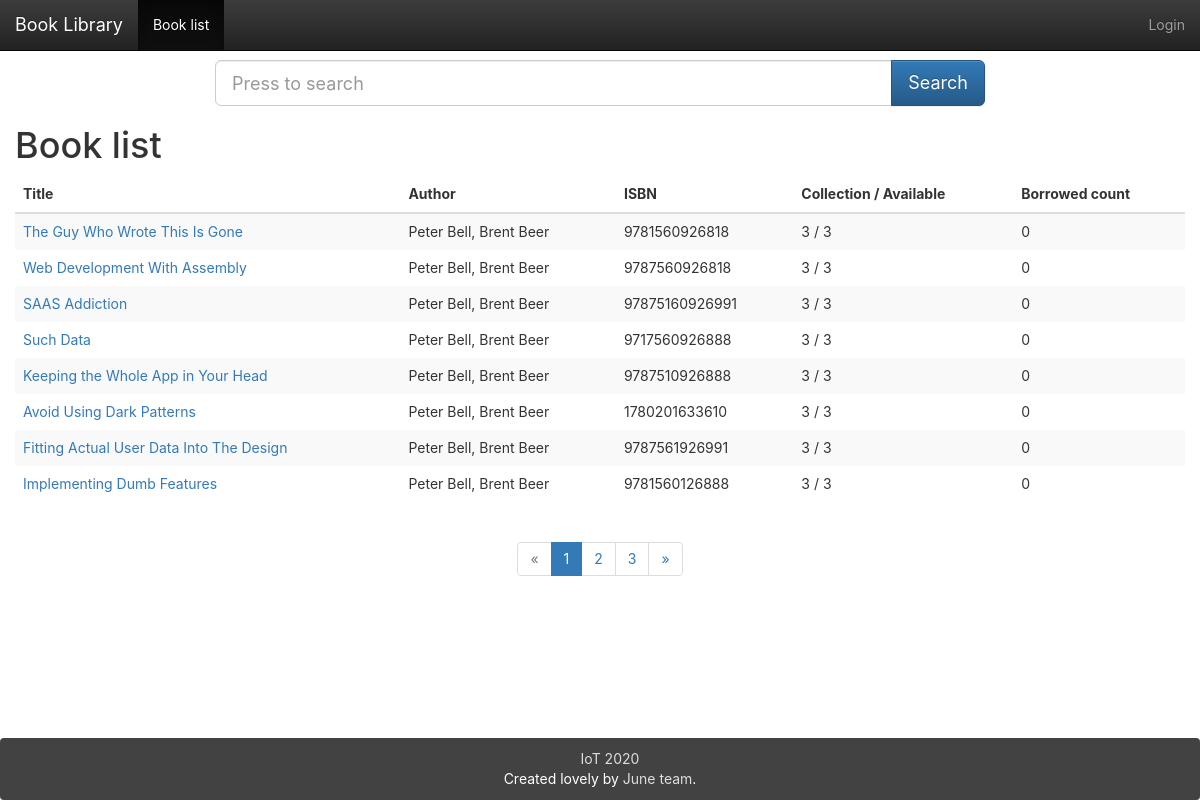
The page /books/ on the database as committed earlier.
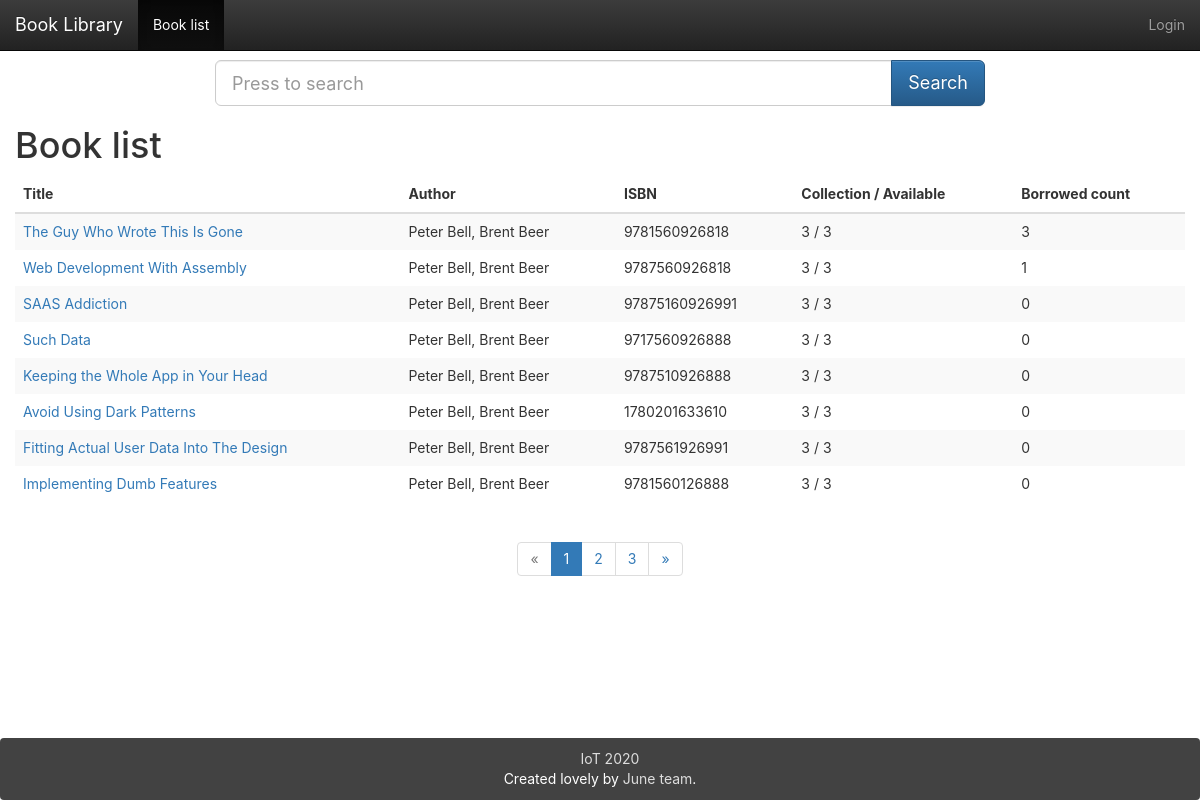
The same page on the database as committed later.
### app/models.py (models this page shows, shortened)
class Book(db.Model):
    __tablename__ = 'books'
    id = db.Column(db.Integer, primary_key=True)
    isbn = db.Column(db.String(16), unique=True)
    title = db.Column(db.String(128))
    origin_title = db.Column(db.String(128))
    subtitle = db.Column(db.String(128))
    author = db.Column(db.String(128))
    translator = db.Column(db.String(64))
    publisher = db.Column(db.String(64))
    image = db.Column(db.String(128))
    pubdate = db.Column(db.String(32))
    pages = db.Column(db.Integer)
    price = db.Column(db.String(16))
    binding = db.Column(db.String(16))
    numbers = db.Column(db.Integer, default=5)
    summary = db.deferred(db.Column(db.Text, default=""))
    summary_html = db.deferred(db.Column(db.Text))
    catalog = db.deferred(db.Column(db.Text, default=""))
    catalog_html = db.deferred(db.Column(db.Text))
    hidden = db.Column(db.Boolean, default=0)
    transactions = db.relationship('Transaction',
                           backref=db.backref('book', lazy='joined'),
                           lazy='dynamic',
                           cascade='all, delete-orphan')
    logs = db.relationship('Log',
                           backref=db.backref('book', lazy='joined'),
                           lazy='dynamic',
                           cascade='all, delete-orphan')
    comments = db.relationship('Comment', backref='book',
                               lazy='dynamic',
                               cascade='all, delete-orphan')
    @property
    def tags_string(self):
        return ",".join([tag.name for tag in self.tags.all()])
    def can_borrow_number(self):
        return self.numbers - Log.query.filter_by(book_id=self.id, returned=0).count()

### app/main/book/views.py (the view)
@book.route('/')
def index():
    search_word = request.args.get('search', None)
    search_form = SearchForm()
    page = request.args.get('page', 1, type=int)
    the_books = Book.query
    if not current_user.can(Permission.UPDATE_BOOK_INFORMATION):
        the_books = Book.query.filter_by(hidden=0)
    if search_word:
        search_word = search_word.strip()
        the_books = the_books.filter(db.or_(
            Book.title.ilike(u"%%%s%%" % search_word), Book.author.ilike(u"%%%s%%" % search_word), Book.isbn.ilike(
                u"%%%s%%" % search_word), Book.tags.any(Tag.name.ilike(u"%%%s%%" % search_word)), Book.subtitle.ilike(
                u"%%%s%%" % search_word))).outerjoin(Log).group_by(Book.id).order_by(db.func.count(Log.id).desc())
        search_form.search.data = search_word
    else:
        the_books = Book.query.order_by(Book.id.desc())
    pagination = the_books.paginate(page, per_page=8)
    result_books = pagination.items
    return render_template("book.html", books=result_books, pagination=pagination, search_form=search_form,
                           title=u"Book list")

### app/main/book/forms.py
class SearchForm(FlaskForm):
    search = StringField(validators=[DataRequired()])
    submit = SubmitField(u"Search")

### app/main/index/views.py (called while the page is built)
@main.app_context_processor
def inject_permissions():
    return dict(Permission=Permission)

### app/models.py (called while the page is built)
    def can(self, permissions):
        return False

### app/main/book/templates/book.html (shortened to what this page needs)
{% extends "base.html" %}
{% from "bootstrap/pagination.html" import render_pagination %}
{% import "bootstrap/wtf.html" as wtf %}
{% block mycontent %}
    <div class="row">
        <div class="col-sm-8 col-sm-offset-2">
            <form class="form form-horizontal" method="get">
                <div class="input-group  input-group-lg">
                    {{ search_form.search(placeholder="Press to search",class_="form-control") }}
                <span class="input-group-btn">
                    <input class="btn btn-primary" id="submit" name="submit" type="submit" value="Search">
                </span>
                </div>
            </form>
        </div>
    </div>
    <h1>{{ title }}</h1>
    <table class="table table-striped table-hover">
        <thead>
        <tr>
            <th>Title</th>
            <th class="hidden-xs">Author</th>
            <th class="hidden-xs">ISBN</th>
            <th class="hidden-xs">Collection / Available</th>
            <th class="hidden-xs">Borrowed count</th>
        </tr>
        </thead>
        <tbody>
        {%- for book in books -%}
            <tr class="{% if book.hidden %}danger{% endif %} animated fadeIn delay-{{ loop.index0 }}">
                <td><a href="{{ url_for('book.detail',book_id=book.id) }}">{{ book.title }}</a>
                </td>
                <td class="hidden-xs">{{ book.author }}</td>
                <td class="hidden-xs">{{ book.isbn }}</td>
                <td class="hidden-xs">{{ book.numbers }} / {{ book.can_borrow_number() }}</td>
                <td class="hidden-xs">{{ book.logs.count() }}</td>
            </tr>
        {%- endfor -%}
        </tbody>
    </table>
    {% if pagination and pagination.pages > 1 %}
        <div class="container-fluid text-center">
            {{ render_pagination(pagination) }}
        </div>
    {% endif %}
{%- endblock -%}

### app/templates/base.html (shortened to what this page needs)
{%- extends "bootstrap/base.html" -%}
{%- from 'bootstrap/utils.html' import flashed_messages,icon -%}
{%- block styles -%}
    <link href="{{ url_for('static',filename='css/bootstrap.min.css') }}" rel="stylesheet">
    <link href="{{ url_for('static',filename='css/bootstrap-theme.min.css') }}" rel="stylesheet">
    <link href="{{ url_for('static',filename='css/main.css') }}" rel="stylesheet">
{%- endblock -%}
{%- block body_attribs %} class="Site"{%- endblock -%}
{%- block navbar -%}
    <nav class="navbar  navbar-inverse navbar-fixed-top">
        <div class="container-fluid">
            <div class="navbar-header">
                <a class="navbar-brand" href="{{ url_for('main.index') }}">Book Library</a>
            </div>
            <div class="collapse navbar-collapse" id="bs-example-navbar-collapse-1">
                <ul class="nav navbar-nav">
                    <li {%- if request.path == url_for('book.index') %} class="active"{%- endif -%} ><a
                            href="{{ url_for('book.index') }}">Book list</a></li>
                </ul>
                <ul class="nav navbar-nav navbar-right">
                    {%- if current_user.is_authenticated -%}
                        <li {% if request.path == url_for('user.detail',user_id=current_user.id) -%}
                            class="active"{%- endif -%} >
                            <a href="{{ url_for('user.detail',user_id=current_user.id) }}">{{ current_user.name }}</a>
                        </li>
                        <li><a href="{{ url_for('auth.logout') }}">Logout</a></li>
                    {%- else -%}
                        <li><a href="{{ url_for('auth.login') }}">Login</a></li>
                    {%- endif -%}
                </ul>
            </div>
        </div>
    </nav>
{%- endblock -%}
{%- block content -%}
    <main class="container-fluid Site-content">
        {%- block mycontent -%}{%- endblock -%}
    </main>
    <footer class="panel panel-inverse">
        <div id="site-footer-content">
            <div><a href="https://github.com/falsefox13/Library" target="_blank"><span
                    class="icon icon--github"><svg
                    viewBox="0 0 16 16">
                </svg></span><span class="username"> IoT 2020 </span></a></div>
            <span class="line-wrap">Created lovely by <a href="https://github.com/falsefox13/Library">June team</a>.</span>
        </div>
    </footer>
{%- endblock -%}

### app/static/css/main.css (style rules this page uses)
html, body { height: 100%; width: 100%; margin: 0; padding: 0; }
.Site { display: -webkit-box; display: -moz-box; display: -ms-flexbox; display: -webkit-flex; display: flex; flex-direction: column; }
.Site-content { -webkit-box-flex: 1 0 auto; -moz-box-flex: 1 0 auto; -webkit-flex: 1 0 auto; -ms-flex: 1 0 auto; flex: 1 0 auto; width: 100%; margin-top: 60px; }
.panel.panel-inverse { -webkit-box-flex: none; -moz-box-flex: none; -webkit-flex: none; -ms-flex: none; flex: none; margin-bottom: 0; background-color: #424242; color: white; text-align: center; padding: 1rem; }
.panel.panel-inverse a { color: #ddd; }
.line-wrap { display: inline-block; }
.icon > svg { display: inline-block; width: 16px; height: 16px; vertical-align: middle; }
html, body, main { font-family: -apple-system, "Helvetica Neue", Helvetica, Arial, sans-serif; }
.animated { -webkit-animation-fill-mode: both; -moz-animation-fill-mode: both; -ms-animation-fill-mode: both; -o-animation-fill-mode: both; animation-fill-mode: both; -webkit-animation-duration: 1s; -moz-animation-duration: 1s; -ms-animation-duration: 1s; -o-animation-duration: 1s; animation-duration: 1s; }
.delay-0 { -webkit-animation-delay: .05s; -moz-animation-delay: .05s; -o-animation-delay: .05s; animation-delay: .05s; }
.delay-1 { -webkit-animation-delay: .10s; -moz-animation-delay: .10s; -o-animation-delay: .10s; animation-delay: .10s; }
.delay-2 { -webkit-animation-delay: .15s; -moz-animation-delay: .15s; -o-animation-delay: .15s; animation-delay: .15s; }
.delay-3 { -webkit-animation-delay: .20s; -moz-animation-delay: .20s; -o-animation-delay: .20s; animation-delay: .20s; }
.delay-4 { -webkit-animation-delay: .25s; -moz-animation-delay: .25s; -o-animation-delay: .25s; animation-delay: .25s; }
.delay-5 { -webkit-animation-delay: .30s; -moz-animation-delay: .30s; -o-animation-delay: .30s; animation-delay: .30s; }
.delay-6 { -webkit-animation-delay: .35s; -moz-animation-delay: .35s; -o-animation-delay: .35s; animation-delay: .35s; }
.delay-7 { -webkit-animation-delay: .40s; -moz-animation-delay: .40s; -o-animation-delay: .40s; animation-delay: .40s; }
.fadeIn { -webkit-animation-name: fadeIn; -moz-animation-name: fadeIn; -o-animation-name: fadeIn; animation-name: fadeIn; }
.table.table-striped { border: none; }
.table.table-striped td { border: none; }

Rows that differ between the two databases and show on the page:
changed Book "The Guy Who Wrote This Is Gone": logs.count "0" → "3"
changed Book "Web Development With Assembly": logs.count "0" → "1"
